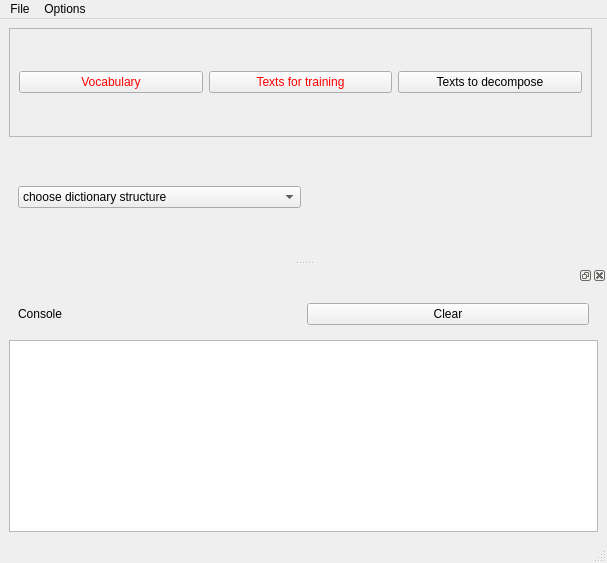
<?xml version="1.0" encoding="UTF-8"?>
<ui version="4.0">
 <class>DictLearn</class>
 <widget class="QMainWindow" name="DictLearn">
  <property name="geometry">
   <rect>
    <x>0</x>
    <y>0</y>
    <width>607</width>
    <height>563</height>
   </rect>
  </property>
  <property name="sizePolicy">
   <sizepolicy hsizetype="Preferred" vsizetype="Preferred">
    <horstretch>0</horstretch>
    <verstretch>0</verstretch>
   </sizepolicy>
  </property>
  <property name="windowTitle">
   <string>MainWindow</string>
  </property>
  <widget class="QWidget" name="centralwidget">
   <layout class="QGridLayout" name="gridLayout">
    <item row="3" column="0" colspan="2">
     <widget class="QFrame" name="frame">
      <property name="sizePolicy">
       <sizepolicy hsizetype="Preferred" vsizetype="Preferred">
        <horstretch>0</horstretch>
        <verstretch>0</verstretch>
       </sizepolicy>
      </property>
      <layout class="QHBoxLayout" name="horizontalLayout">
       <item>
        <widget class="QComboBox" name="comboBox">
         <property name="sizePolicy">
          <sizepolicy hsizetype="Preferred" vsizetype="Fixed">
           <horstretch>0</horstretch>
           <verstretch>0</verstretch>
          </sizepolicy>
         </property>
         <property name="toolTip">
          <string>choosethe dictionary structure (no default)</string>
         </property>
         <item>
          <property name="text">
           <string>choose dictionary structure</string>
          </property>
         </item>
         <item>
          <property name="text">
           <string>unstructured</string>
          </property>
         </item>
         <item>
          <property name="text">
           <string>graph struct</string>
          </property>
         </item>
         <item>
          <property name="text">
           <string>tree struct</string>
          </property>
         </item>
         <item>
          <property name="text">
           <string>symetric tree</string>
          </property>
         </item>
        </widget>
       </item>
       <item>
        <widget class="QLabel" name="info">
         <property name="text">
          <string/>
         </property>
        </widget>
       </item>
      </layout>
     </widget>
    </item>
    <item row="2" column="0">
     <widget class="QFrame" name="buttonFrame">
      <property name="sizePolicy">
       <sizepolicy hsizetype="MinimumExpanding" vsizetype="Preferred">
        <horstretch>0</horstretch>
        <verstretch>0</verstretch>
       </sizepolicy>
      </property>
      <property name="frameShape">
       <enum>QFrame::StyledPanel</enum>
      </property>
      <property name="frameShadow">
       <enum>QFrame::Raised</enum>
      </property>
      <layout class="QHBoxLayout" name="horizontalLayout_4">
       <item>
        <widget class="QPushButton" name="Vocabulary">
         <property name="palette">
          <palette>
           <active>
            <colorrole role="ButtonText">
             <brush brushstyle="SolidPattern">
              <color alpha="255">
               <red>255</red>
               <green>0</green>
               <blue>0</blue>
              </color>
             </brush>
            </colorrole>
           </active>
           <inactive>
            <colorrole role="ButtonText">
             <brush brushstyle="SolidPattern">
              <color alpha="255">
               <red>255</red>
               <green>0</green>
               <blue>0</blue>
              </color>
             </brush>
            </colorrole>
           </inactive>
           <disabled>
            <colorrole role="ButtonText">
             <brush brushstyle="SolidPattern">
              <color alpha="255">
               <red>151</red>
               <green>150</green>
               <blue>149</blue>
              </color>
             </brush>
            </colorrole>
           </disabled>
          </palette>
         </property>
         <property name="toolTip">
          <string>select file containing the vocabulary</string>
         </property>
         <property name="text">
          <string>Vocabulary</string>
         </property>
        </widget>
       </item>
       <item>
        <widget class="QPushButton" name="Texts">
         <property name="palette">
          <palette>
           <active>
            <colorrole role="ButtonText">
             <brush brushstyle="SolidPattern">
              <color alpha="255">
               <red>255</red>
               <green>0</green>
               <blue>0</blue>
              </color>
             </brush>
            </colorrole>
           </active>
           <inactive>
            <colorrole role="ButtonText">
             <brush brushstyle="SolidPattern">
              <color alpha="255">
               <red>255</red>
               <green>0</green>
               <blue>0</blue>
              </color>
             </brush>
            </colorrole>
           </inactive>
           <disabled>
            <colorrole role="ButtonText">
             <brush brushstyle="SolidPattern">
              <color alpha="255">
               <red>151</red>
               <green>150</green>
               <blue>149</blue>
              </color>
             </brush>
            </colorrole>
           </disabled>
          </palette>
         </property>
         <property name="toolTip">
          <string>data files for dictionary learning</string>
         </property>
         <property name="statusTip">
          <string>choose  files</string>
         </property>
         <property name="text">
          <string>Texts for training</string>
         </property>
        </widget>
       </item>
       <item>
        <widget class="QPushButton" name="Texts2">
         <property name="toolTip">
          <string>texts to decompose on the learnt dictionary</string>
         </property>
         <property name="text">
          <string>Texts to decompose</string>
         </property>
        </widget>
       </item>
      </layout>
     </widget>
    </item>
   </layout>
  </widget>
  <widget class="QMenuBar" name="menubar">
   <property name="geometry">
    <rect>
     <x>0</x>
     <y>0</y>
     <width>607</width>
     <height>18</height>
    </rect>
   </property>
   <widget class="QMenu" name="menuFile">
    <property name="title">
     <string>File</string>
    </property>
    <addaction name="actionLearn"/>
    <addaction name="actionDecomp"/>
    <addaction name="actionView_dict"/>
    <addaction name="actionView_decomp"/>
    <addaction name="actionHide_console"/>
    <addaction name="actionDump"/>
    <addaction name="actionLoad"/>
    <addaction name="actionQuit"/>
   </widget>
   <widget class="QMenu" name="menuPreferences">
    <property name="title">
     <string>Options</string>
    </property>
    <addaction name="actionDict_params"/>
   </widget>
   <addaction name="menuFile"/>
   <addaction name="menuPreferences"/>
  </widget>
  <widget class="QStatusBar" name="statusbar"/>
  <widget class="QDockWidget" name="dockConsole">
   <property name="sizePolicy">
    <sizepolicy hsizetype="Preferred" vsizetype="MinimumExpanding">
     <horstretch>0</horstretch>
     <verstretch>0</verstretch>
    </sizepolicy>
   </property>
   <attribute name="dockWidgetArea">
    <number>8</number>
   </attribute>
   <widget class="QWidget" name="dockWidgetContents">
    <layout class="QVBoxLayout" name="verticalLayout_2">
     <item>
      <widget class="QFrame" name="frame">
       <property name="sizePolicy">
        <sizepolicy hsizetype="Preferred" vsizetype="Preferred">
         <horstretch>0</horstretch>
         <verstretch>0</verstretch>
        </sizepolicy>
       </property>
       <layout class="QHBoxLayout" name="horizontalLayout_5">
        <item>
         <widget class="QLabel" name="consLabel">
          <property name="sizePolicy">
           <sizepolicy hsizetype="Preferred" vsizetype="Preferred">
            <horstretch>0</horstretch>
            <verstretch>0</verstretch>
           </sizepolicy>
          </property>
          <property name="text">
           <string>Console</string>
          </property>
         </widget>
        </item>
        <item>
         <widget class="QPushButton" name="Clear">
          <property name="sizePolicy">
           <sizepolicy hsizetype="Preferred" vsizetype="Preferred">
            <horstretch>0</horstretch>
            <verstretch>0</verstretch>
           </sizepolicy>
          </property>
          <property name="text">
           <string>Clear</string>
          </property>
         </widget>
        </item>
       </layout>
      </widget>
     </item>
     <item>
      <widget class="QTextEdit" name="console">
       <property name="readOnly">
        <bool>true</bool>
       </property>
      </widget>
     </item>
    </layout>
   </widget>
  </widget>
  <action name="actionLearn">
   <property name="enabled">
    <bool>false</bool>
   </property>
   <property name="text">
    <string>Learn dictionary</string>
   </property>
  </action>
  <action name="actionDecomp">
   <property name="enabled">
    <bool>false</bool>
   </property>
   <property name="text">
    <string>Compute decomposition</string>
   </property>
  </action>
  <action name="actionView_dict">
   <property name="enabled">
    <bool>false</bool>
   </property>
   <property name="text">
    <string>View dictionary</string>
   </property>
  </action>
  <action name="actionView_decomp">
   <property name="enabled">
    <bool>false</bool>
   </property>
   <property name="text">
    <string>View decomposition</string>
   </property>
  </action>
  <action name="actionHide_console">
   <property name="text">
    <string>Hide console</string>
   </property>
  </action>
  <action name="actionQuit">
   <property name="text">
    <string>Quit</string>
   </property>
  </action>
  <action name="actionDict_params">
   <property name="text">
    <string>dictionary params</string>
   </property>
  </action>
  <action name="actionView_options">
   <property name="text">
    <string>visualisation options</string>
   </property>
  </action>
  <action name="actionLoad">
   <property name="text">
    <string>Load</string>
   </property>
  </action>
  <action name="actionDump">
   <property name="text">
    <string>Dump</string>
   </property>
  </action>
 </widget>
 <resources/>
 <connections/>
</ui>
